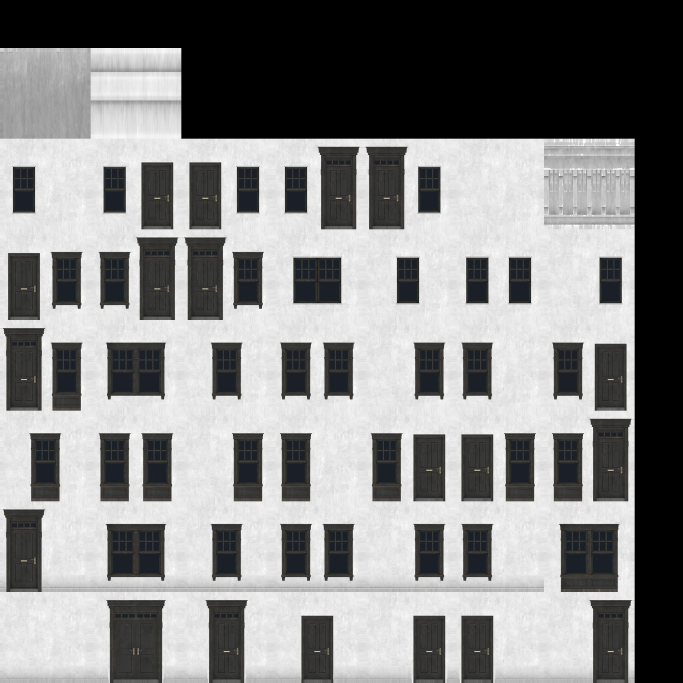
#> input picture assets/fachadas/fachadas-albedo.webp, 2048 x 2048 px (shown at 1/3 size)
$ python -i componer.py   (imports and definitions only)
#> lines starting #> are read from the running program, lines starting #| are printed output that depends on the picture
#> further down, picture is the input picture: PIL image 2048x2048 RGB; mean R, G, B 133.1, 133.2, 133.2
# Compone los atlas de fachada a partir de los pases horneados (out/<pase>/<id>.png).
import json, sys, os
from PIL import Image
OUT = sys.argv[1] if len(sys.argv) > 1 else os.path.join(os.path.dirname(__file__), '..', '..', 'assets', 'fachadas')
# [2 lines not run here, left out]
T, PAD, COLS, SIZE = 256, 8, 7, 2048
CELL = T + 2 * PAD
def pad_edge(im):
    w, h = im.size
#> w = 2048; h = 2048
    out = Image.new(im.mode, (w + 2 * PAD, h + 2 * PAD))
#> out: PIL image 2064x2064 RGB; every value is 0
    out.paste(im, (PAD, PAD))
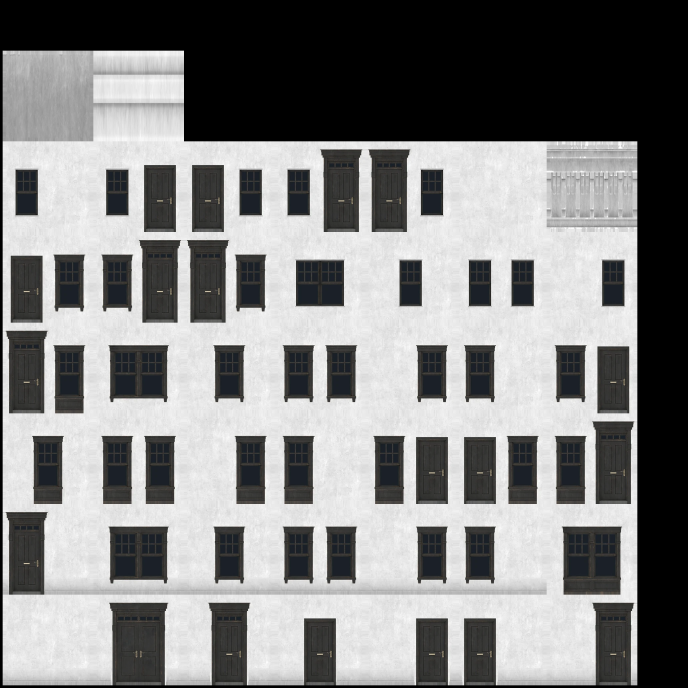
#> out: PIL image 2064x2064 RGB (shown at 1/3 size); mean R, G, B 131, 131.2, 131.1
    # bordes extruidos
    out.paste(im.crop((0, 0, 1, h)).resize((PAD, h)), (0, PAD))
    out.paste(im.crop((w - 1, 0, w, h)).resize((PAD, h)), (w + PAD, PAD))
    top = out.crop((0, PAD, w + 2 * PAD, PAD + 1)).resize((w + 2 * PAD, PAD)); out.paste(top, (0, 0))
    bot = out.crop((0, PAD + h - 1, w + 2 * PAD, PAD + h)).resize((w + 2 * PAD, PAD)); out.paste(bot, (0, PAD + h))
    return out
# [15 lines not run here, left out]

>>> from PIL import Image
>>> picture = Image.open('../../assets/fachadas/fachadas-albedo.webp')
>>> result = pad_edge(picture)
